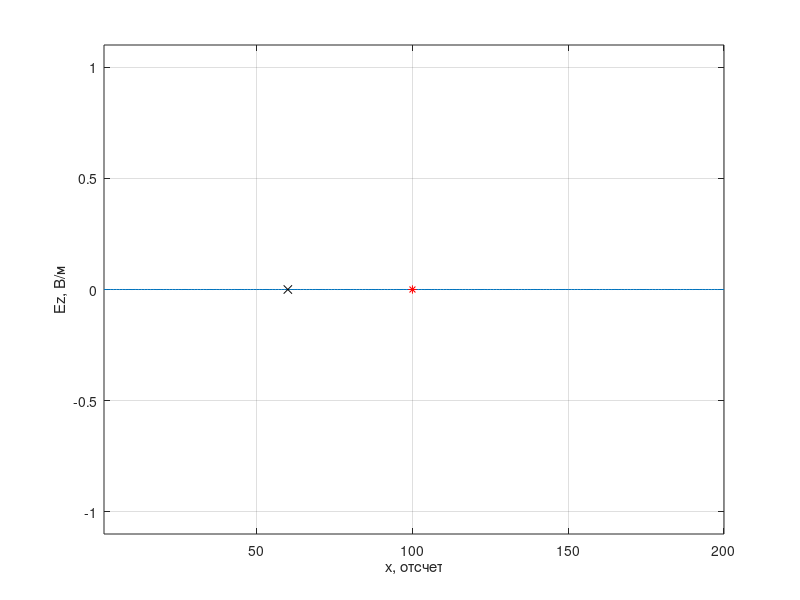
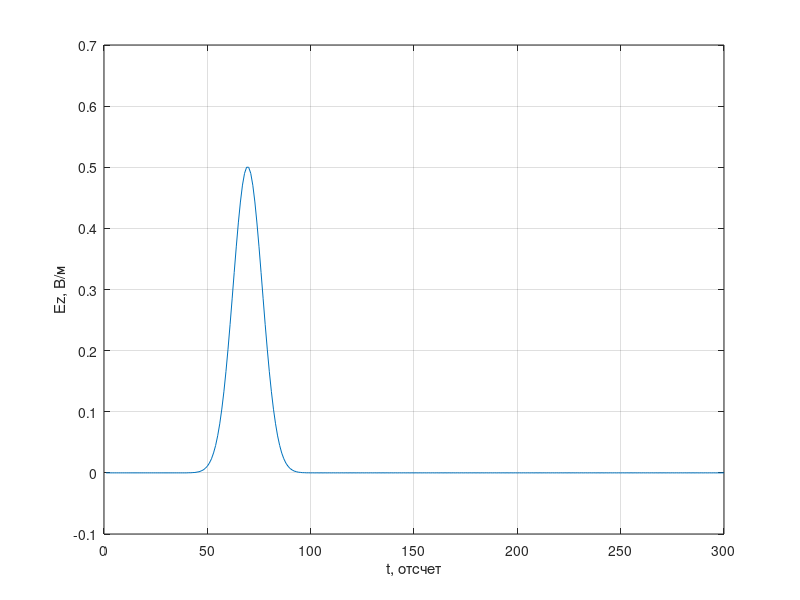

MATLAB code for these plots, in order:
%% Одномерный FDTD. Версия 1.2
% Добавлены поглощающие граничные условия
clear

% Волновое сопротивление свободного пространства
W0 = 120 * pi;

% Время расчета в отсчетах
maxTime = 300;

% Размер области моделирования в отсчетах
maxSize = 200;

% Положение датчика, регистрирующего поля
probePos = 60;

% Положение источника возбуждения
sourcePos = 100;

Ez = zeros (1, maxSize);
Hy = zeros (size (Ez));

% Поле, зарегистрированное в датчике в зависимости от времени
probeTimeEz = zeros (1, maxTime);

figure

for t = 1: maxTime
    % Расчет компоненты поля H
    Hy(end) = Hy(end - 1);
    for m = 1: maxSize - 1
        % До этой строки Hy(n) хранит значение компоненты Hy
        % за предыдущий момент времени
        Hy(m) = Hy(m) + (Ez(m + 1) - Ez(m)) / W0;
    end
    
    % Расчет компоненты поля E
    Ez(1) = Ez(2);
    for m = 2: maxSize
        % До этой строки Ez(n) хранит значение компоненты EzS
        % за предыдущий момент времени
        Ez(m) = Ez(m) + (Hy(m) - Hy(m - 1)) * W0;
    end

    % Источник возбуждения
    Ez(sourcePos) = Ez(sourcePos) + exp (-(t - 30.0) ^ 2 / 100.0);

    % Регистрация поля в точке
    probeTimeEz(t) = Ez(probePos);
    
    plot (Ez);
    xlim ([1, maxSize]);
    ylim ([-1.1, 1.1]);
    xlabel ('x, отсчет')
    ylabel ('Ez, В/м')
    grid on
    
    % Отображение положения источника и датчика
    hold on
    plot ([probePos], [0], 'xk');
    plot ([sourcePos], [0], '*r');
    hold off
    pause (0.03)
end

figure
plot (probeTimeEz)
xlabel ('t, отсчет')
ylabel ('Ez, В/м')
grid on